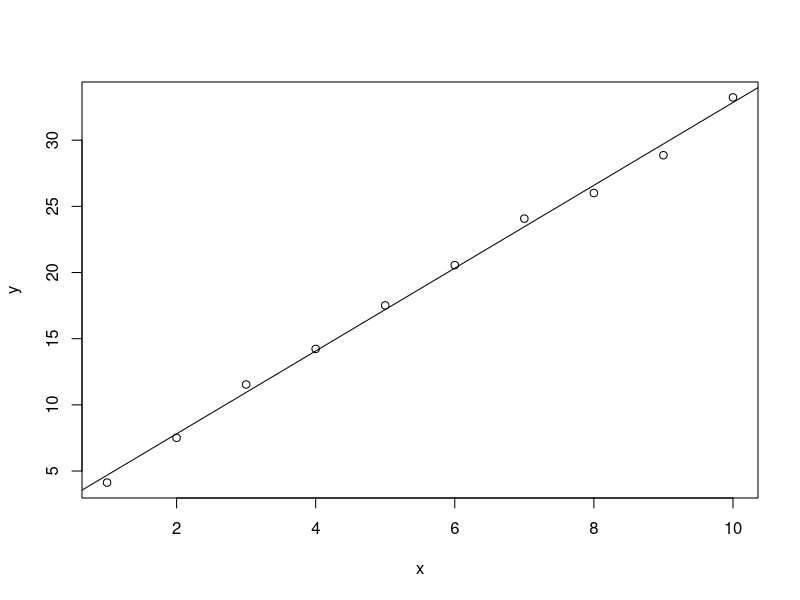
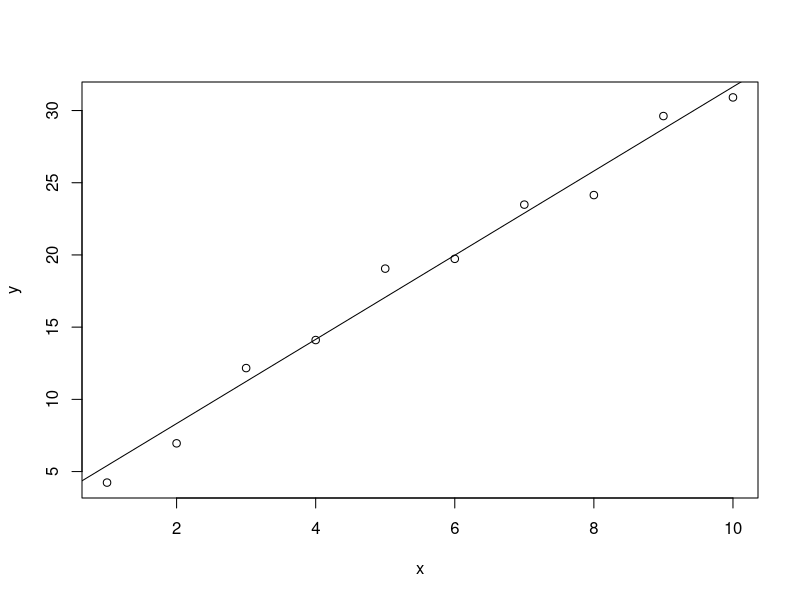
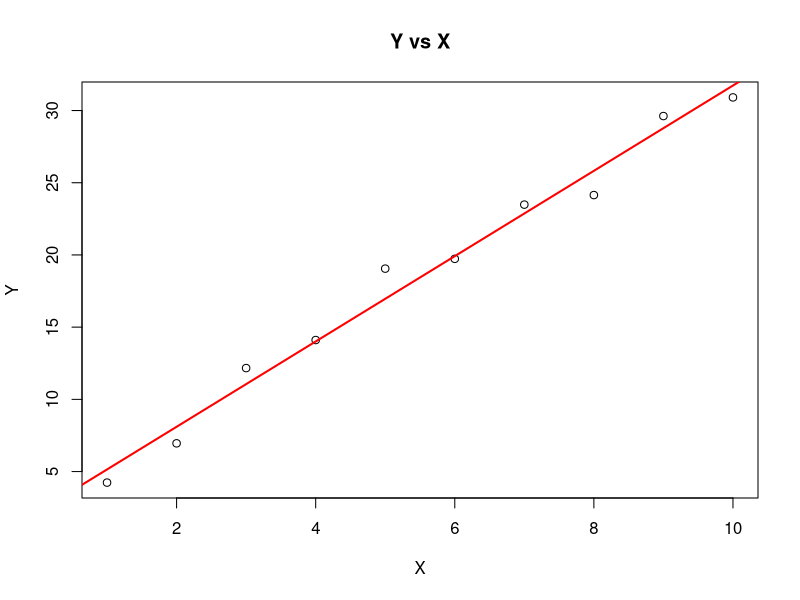

Source code (R) for these figures, in order:
x <- 1:10
y <- 2 + 3*x + rnorm(10)
model <- lm(y ~ x)
summary(model)
plot(x, y)
abline(model)

x <- 1:10
y <- 2 + 3*x + rnorm(10)
z <- rnorm(10)
model <- lm(y ~ x + z)
summary(model)
plot(x, y)
abline(model)

model1 <- lm(y ~ x)

plot(x, y, main = "Y vs X",
     xlab = "X", ylab = "Y")
abline(model1, col = "red", lwd = 2)
